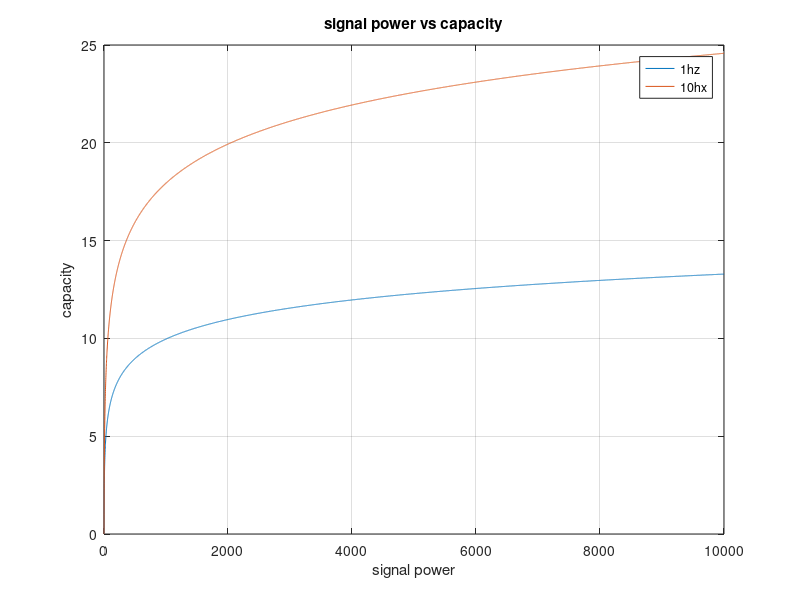

This figure's MATLAB source:
clear all
close all
bw = [1,2,5,10];
No = 1;
var_no = bw*No;
p=0:10^4;
for i=1:length(bw)
    C(i,:)=bw(i).* log2(1+(p/var_no(i)));
end
figure()
plot(p,C(1,:))
hold on
plot(p,C(2,:))
hold off
title('signal power vs capacity')
xlabel('signal power')
ylabel('capacity')
legend('1hz','10hx')
grid on

    
  